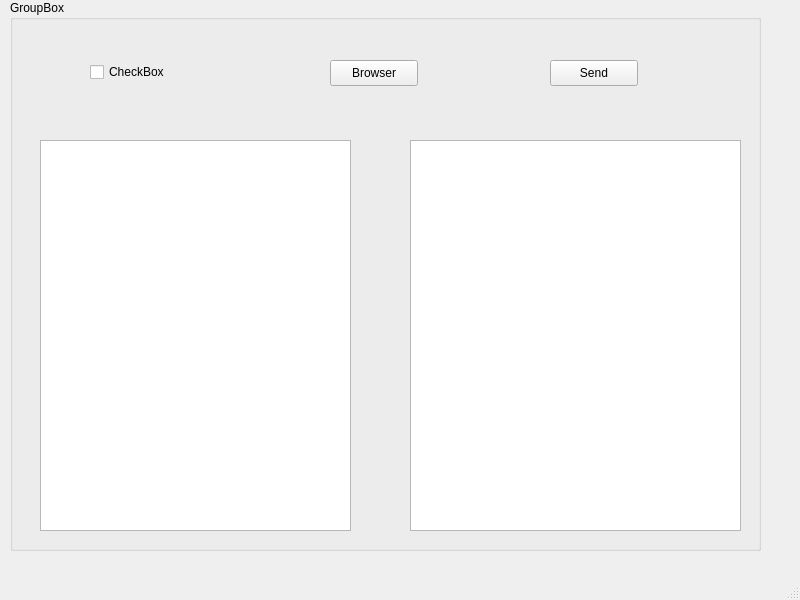
<?xml version="1.0" encoding="UTF-8"?>
<ui version="4.0">
 <class>MainWindow</class>
 <widget class="QMainWindow" name="MainWindow">
  <property name="geometry">
   <rect>
    <x>0</x>
    <y>0</y>
    <width>800</width>
    <height>600</height>
   </rect>
  </property>
  <property name="windowTitle">
   <string>MainWindow</string>
  </property>
  <widget class="QWidget" name="centralwidget">
   <widget class="QGroupBox" name="groupBox">
    <property name="geometry">
     <rect>
      <x>10</x>
      <y>0</y>
      <width>751</width>
      <height>551</height>
     </rect>
    </property>
    <property name="title">
     <string>GroupBox</string>
    </property>
    <widget class="QTextEdit" name="textEdit_1">
     <property name="geometry">
      <rect>
       <x>30</x>
       <y>140</y>
       <width>311</width>
       <height>391</height>
      </rect>
     </property>
    </widget>
    <widget class="QTextEdit" name="textEdit_2">
     <property name="geometry">
      <rect>
       <x>400</x>
       <y>140</y>
       <width>331</width>
       <height>391</height>
      </rect>
     </property>
    </widget>
    <widget class="QCheckBox" name="checkBoxIntercept">
     <property name="geometry">
      <rect>
       <x>80</x>
       <y>60</y>
       <width>92</width>
       <height>24</height>
      </rect>
     </property>
     <property name="text">
      <string>CheckBox</string>
     </property>
    </widget>
    <widget class="QPushButton" name="pushButtonBrowser">
     <property name="geometry">
      <rect>
       <x>320</x>
       <y>60</y>
       <width>88</width>
       <height>26</height>
      </rect>
     </property>
     <property name="text">
      <string>Browser</string>
     </property>
    </widget>
    <widget class="QPushButton" name="pushButtonSend">
     <property name="geometry">
      <rect>
       <x>540</x>
       <y>60</y>
       <width>88</width>
       <height>26</height>
      </rect>
     </property>
     <property name="text">
      <string>Send</string>
     </property>
    </widget>
   </widget>
  </widget>
  <widget class="QMenuBar" name="menubar">
   <property name="geometry">
    <rect>
     <x>0</x>
     <y>0</y>
     <width>800</width>
     <height>23</height>
    </rect>
   </property>
  </widget>
  <widget class="QStatusBar" name="statusbar"/>
 </widget>
 <resources/>
 <connections/>
</ui>
